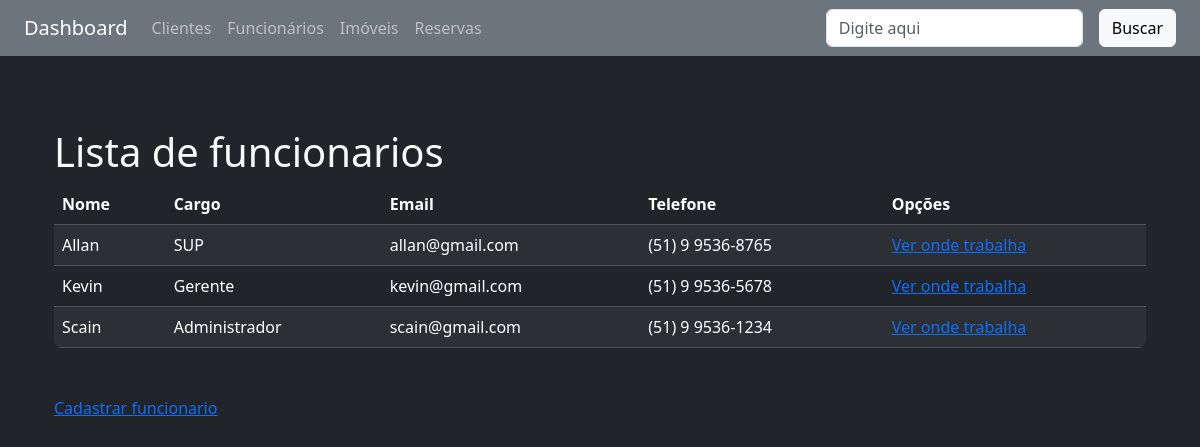
The app's page /funcionarios/nome/, older data.
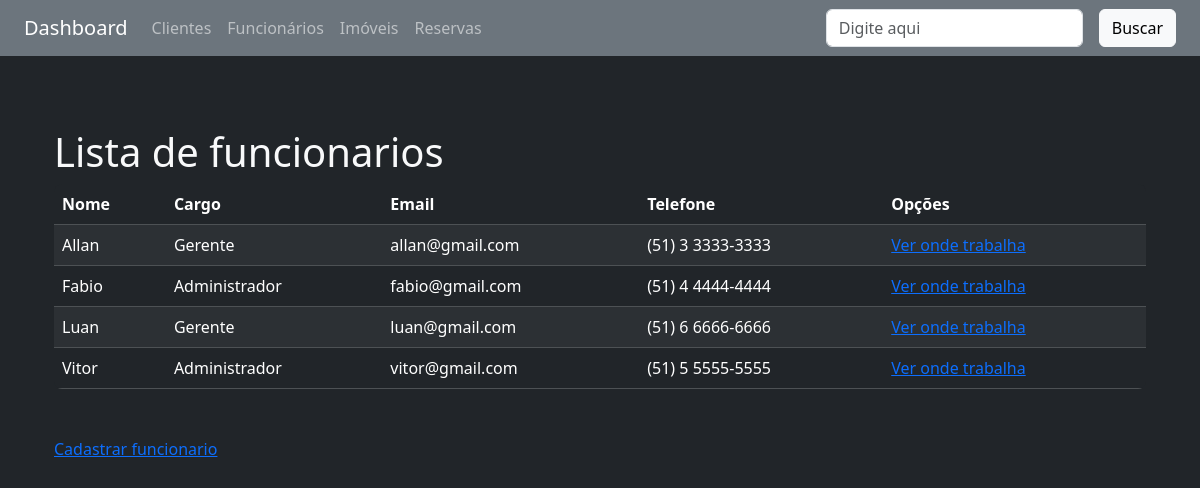
The same page, newer data.
### funcionarios/models.py (models this page shows, shortened)
class Funcionario(models.Model):
    CARGO_CHOICES = [
        ('GER', 'Gerente'),
        ('ADM', 'Administrador'),
    ]
    nome = models.CharField(max_length=100)
    email = models.EmailField(unique=True)
    telefone = models.CharField(max_length=20, blank=True)
    cargo = models.CharField(max_length=50, choices=CARGO_CHOICES)
    ativo = models.BooleanField(default=True)

### funcionarios/views.py (the view)
# urls.py: path('<campo>/', funcionarios, name="lista"),
def funcionarios(request, campo):
    query = request.GET.get('busca', '')
    if campo == 'nome' and query:
        funcionarios = Funcionario.objects.filter(
            ativo=True, nome__icontains=query)
    else:
        funcionarios = Funcionario.objects.filter(ativo=True)
    if campo:
        campo_ordenacao = ORDENACAO_FUNCIONARIO_LOOKUP.get(campo, 'nome')
        funcionarios = funcionarios.order_by(campo_ordenacao)
    dados = {'funcionarios': funcionarios, 'ativos': True, 'query': query}
    return render(request, 'funcionarios/lista.html', dados)

### funcionarios/templates/funcionarios/lista.html
{% extends 'base.html' %}
{% block content %}
<div class="container-sm mt-5">
    <h1 class="h1">Lista de funcionarios</h1>
</div>
<div class="container-sm mt-2">
    <div class="bg-dark rounded-3 overflow-hidden">
        <table cellpadding="5" cellspacing="1" class="table table-dark table-striped mb-0">
            <thead>
                <tr>
                    <th>Nome</th>
                    <th>Cargo</th>
                    <th>Email</th>
                    <th>Telefone</th>
                    <th>Opções</th>
                </tr>
            </thead>
            <tbody>
                {% for funcionario in funcionarios %}
                <tr>
                    <td>{{ funcionario.nome }}</td>
                    <td>{{ funcionario.get_cargo_display }}</td>
                    <td>{{ funcionario.email }}</td>
                    <td>{{ funcionario.telefone }}</td>
                    <td><a href="#">Ver onde trabalha</a></td>
                </tr>
                {% empty %}
                <tr>
                    <td colspan="5">Nenhum funcionario cadastrado.</td>
                </tr>
                {% endfor %}
            </tbody>
        </table>
    </div>
</div>
<div class="container-sm mt-5">
    <a href="{% url 'funcionarios:cadastrar' %}">Cadastrar funcionario</a>
</div>
{% endblock %}

Row changes from the older to the newer data that the page shows:
changed Funcionario "Allan": cargo "SUP" → "Gerente"; telefone "(51) 9 9536-8765" → "(51) 3 3333-3333"
changed Funcionario: nome "Kevin" → "Fabio"; cargo "Gerente" → "Administrador"; email "kevin@gmail.com" → "fabio@gmail.com"; telefone "(51) 9 9536-5678" → "(51) 4 4444-4444"
added Funcionario: nome "Luan", cargo "Gerente", email "luan@gmail.com", telefone "(51) 6 6666-6666"
changed Funcionario: nome "Scain" → "Vitor"; email "scain@gmail.com" → "vitor@gmail.com"; telefone "(51) 9 9536-1234" → "(51) 5 5555-5555"
